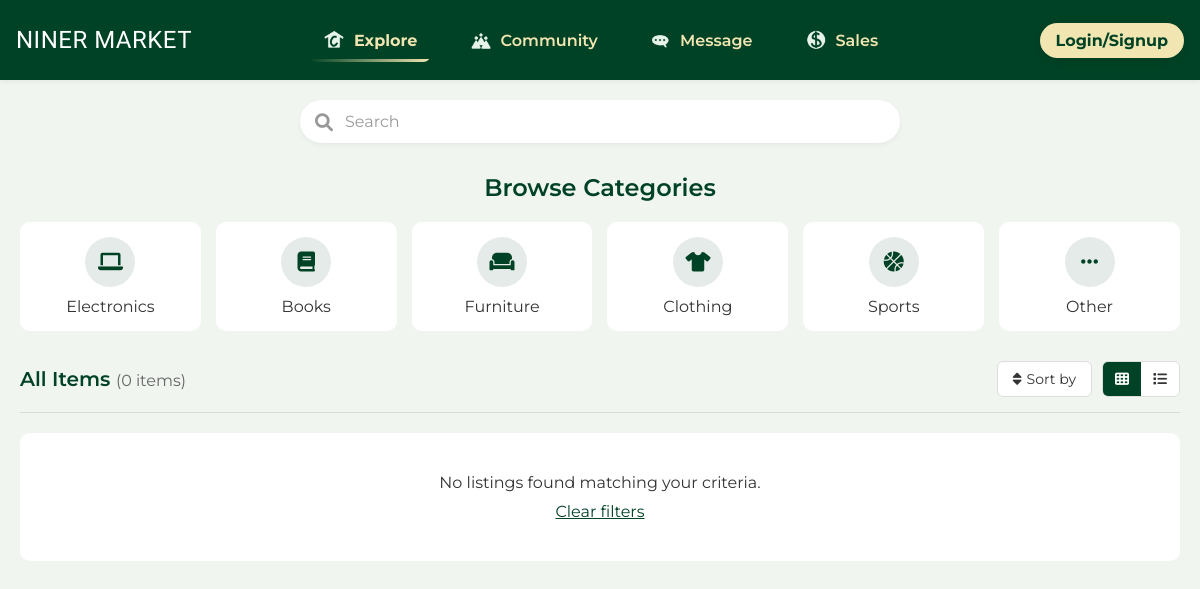
/explore/, run on an earlier commit of the app's database.
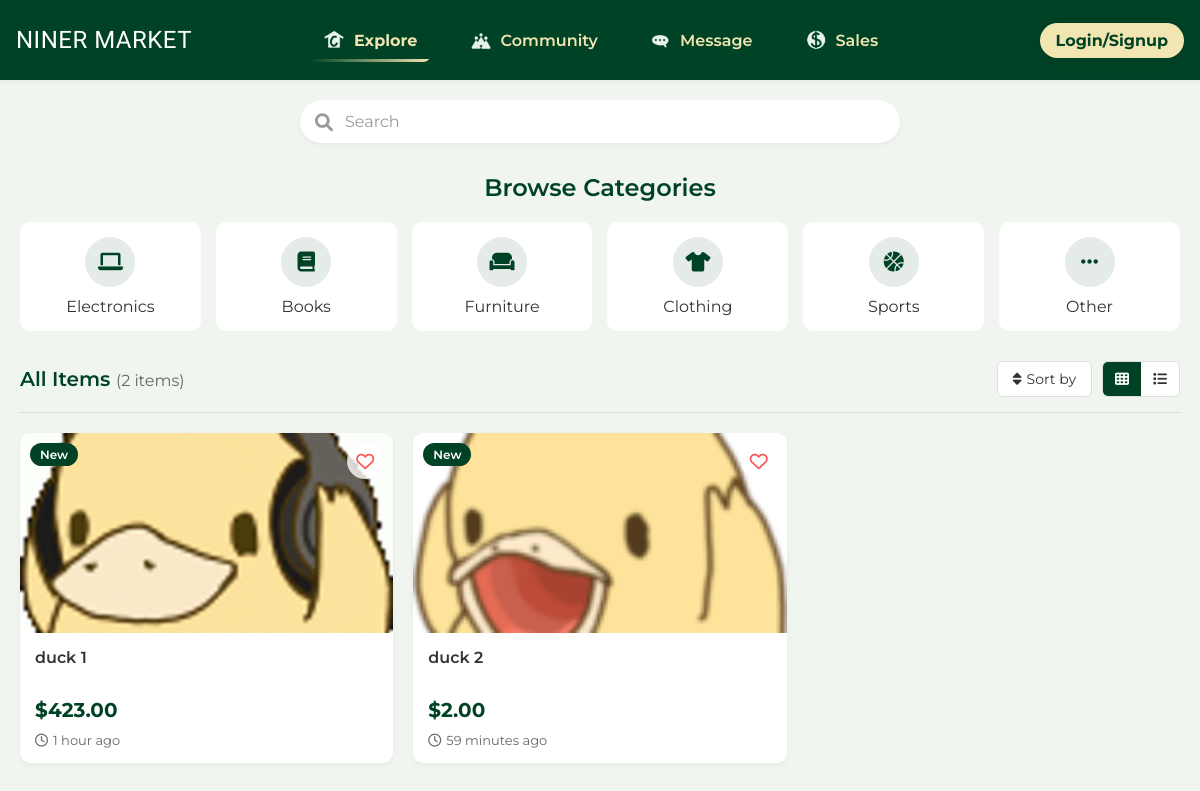
And on a later commit of the database.
### base/models.py (models this page shows, shortened)
class Listing(models.Model):
    PAYMENT_CHOICES = [
        ('cash', 'Cash'),
        ('paypal', 'PayPal'),
        ('venmo', 'Venmo'),
        ('zelle', 'Zelle'),
        ('cashapp', 'CashApp'),
        ('other', 'Other'),
    ]
    CONDITION_CHOICES = [
        ('used', 'Used'),
        ('new', 'New'),
    ]
    title = models.CharField(max_length=100)
    description = models.TextField(default='No description provided.')
    price = models.DecimalField(max_digits=8, decimal_places=2)
    quantity = models.PositiveIntegerField(default=1)
    accepted_payments = models.CharField(max_length=100, null=True, blank=True)
    negotiable = models.BooleanField(default=False)
    condition = models.CharField(max_length=20, choices=CONDITION_CHOICES, default='used')
    created_by = models.ForeignKey('base.User', on_delete=models.CASCADE)
    created_at = created_at = models.DateTimeField(auto_now_add=True)

class ListingImage(models.Model):
    listing = models.ForeignKey('Listing', related_name='images', on_delete=models.CASCADE)
    image = models.ImageField(upload_to='listing_images/')

### base/views.py (the view)
# urls.py: path('explore/', views.explore, name='explore'),
def explore(request):
    listings = Listing.objects.all()
    query = request.GET.get('q')
    if query:
        listings = listings.filter(title__icontains=query)
    return render(request, 'base/explore.html', {'listings': listings, 'query': query})

### base/templates/base/explore.html (shortened to what this page needs)
{% include 'navbar.html' %}
<!DOCTYPE html>
{% load static %}
<html lang="en">
<head>
  <link rel="stylesheet" href="{% static 'css/explore.css' %}">
  <link rel="stylesheet" href="https://cdnjs.cloudflare.com/ajax/libs/font-awesome/6.0.0/css/all.min.css">
</head>
<body>
  <div class="container">
    <div class="search-container">
      <form method="get" class="search-bar">
        <i class="fas fa-search search-icon"></i>
        <input type="text" name="q" class="search-input" placeholder="Search" value="{{ query|default:'' }}">
      </form>
    </div>
    <h2 class="section-title">Browse Categories</h2>
    <div class="categories-container">
      <div class="categories-grid">
        <a href="?category=electronics" class="category-card {% if category == 'electronics' %}active{% endif %}">
          <div class="category-icon"><i class="fas fa-laptop"></i></div>
          <span>Electronics</span>
        </a>
        <a href="?category=books" class="category-card {% if category == 'books' %}active{% endif %}">
          <div class="category-icon"><i class="fas fa-book"></i></div>
          <span>Books</span>
        </a>
        <a href="?category=furniture" class="category-card {% if category == 'furniture' %}active{% endif %}">
          <div class="category-icon"><i class="fas fa-couch"></i></div>
          <span>Furniture</span>
        </a>
        <a href="?category=clothing" class="category-card {% if category == 'clothing' %}active{% endif %}">
          <div class="category-icon"><i class="fas fa-tshirt"></i></div>
          <span>Clothing</span>
        </a>
        <a href="?category=sports" class="category-card {% if category == 'sports' %}active{% endif %}">
          <div class="category-icon"><i class="fas fa-basketball-ball"></i></div>
          <span>Sports</span>
        </a>
        <a href="?category=other" class="category-card {% if category == 'other' %}active{% endif %}">
          <div class="category-icon"><i class="fas fa-ellipsis-h"></i></div>
          <span>Other</span>
        </a>
      </div>
    </div>
    <div class="listings-header">
      <div class="current-filter">
        <h2>{{ category_display|default:"All Items" }} <span class="item-count">({{ listings|length|default:"0" }} items)</span></h2>
      </div>
      <div class="sort-view-tools">
        <div class="dropdown">
          <button class="sort-btn">
            <i class="fas fa-sort"></i> Sort by
          </button>
        </div>
        <div class="view-toggle">
          <button class="view-btn grid-view active" data-view="grid"><i class="fas fa-th"></i></button>
          <button class="view-btn list-view" data-view="list"><i class="fas fa-list"></i></button>
        </div>
      </div>
    </div>
    <div class="product-grid" id="productGrid">
      {% for listing in listings %}
      <div class="product-card">
        {% if listing.condition == 'new' %}
        <div class="condition-tag">New</div>
        {% elif listing.condition == 'like_new' %}
        <div class="condition-tag">Like New</div>
        {% endif %}
        <a href="{% url 'explore_detail' listing.id %}">
          <div class="product-image-container">
            {% if listing.images.all %}
            <img src="{{ listing.images.all.0.image.url }}" alt="{{ listing.title }}" class="product-image">
            {% else %}
            <img src="{% static 'images/empty.png' %}" alt="No image available" class="product-image">
            {% endif %}
            <button class="wishlist-btn" data-id="{{ listing.id }}">
              <i class="far fa-heart"></i>
            </button>
          </div>
          <div class="product-info">
            <h3 class="product-title">{{ listing.title }}</h3>
            <div class="product-price">${{ listing.price }}</div>
            <div class="product-meta">
              <div class="posted-time">
                <i class="far fa-clock"></i>
                <span>{{ listing.created_at|timesince }} ago</span>
              </div>
            </div>
          </div>
        </a>
      </div>
      {% empty %}
      <div class="no-results">
        <p>No listings found matching your criteria.</p>
        <a href="{% url 'explore' %}" class="reset-link">Clear filters</a>
      </div>
      {% endfor %}
    </div>
  </div>
</body>
</html>

### templates/navbar.html (shortened to what this page needs)
<!DOCTYPE html>
{% load static %}
<html lang="en">
<head>
    <link rel='stylesheet' href="{% static 'css/navbar.css' %}">
</head>
<body>
<div class="navbar">
    <div class="nav-left">
        <a href="{% url 'home' %}" class="logo">
            NINER MARKET
        </a>
    </div>
    <div class="nav-center">
        <div class="nav-icons" id="navMenu">
            <a href="{% url 'explore' %}" class="{% if request.path == '/explore/' %}active{% endif %}">
                <img src="{% static 'images/Home.png' %}" alt="explore"> Explore
            </a>
            <a href="{% url 'community' %}" class="{% if request.path == '/community/' %}active{% endif %}">
                <img src="{% static 'images/Community.png' %}" alt="community"> Community
            </a>
            <a href="{% url 'message' %}" class="{% if request.path == '/messages/' %}active{% endif %}">
                <img src="{% static 'images/Message.png' %}" alt="messages"> Message
            </a>
            <a href="{% url 'sales' %}" class="{% if request.path == '/sales/' %}active{% endif %}">
                <img src="{% static 'images/Sales.png' %}" alt="create listings"> Sales
            </a>
        </div>
    </div>
    <div class="nav-right">
        {% if user.is_authenticated %}
            <div class="desktop-buttons">
                <a href="{% url 'profile' %}" class="profile-icon">
                    <img src="{% if user.profile_pic %}{{ user.profile_pic.url }}{% else %}{% static 'images/emptyuserprofile.jpg' %}{% endif %}"
                         alt="Profile" class="nav-profile-pic">
                </a>
                <a href="{% url 'logout' %}" class="desktop-login">Logout</a>
            </div>
        {% else %}
            <a href="{% url 'login' %}" class="desktop-login">Login/Signup</a>
        {% endif %}
    </div>
</div>
</body>
</html>

### static/css/navbar.css (style rules this page uses)
:root { --color-main: #004225; --color-light-main: #00532e; --color-accent: #F1E6B2; --color-hover: #A49665; --color-white: #ffffff; --color-bg: #f0f5f0; --shadow-sm: 0 4px 12px rgba(0, 0, 0, 0.1); --shadow-md: 0 6px 18px rgba(0, 0, 0, 0.15); --transition-fast: 0.2s ease; --transition-medium: 0.3s ease; --transition-slow: 0.5s ease; }
* { margin: 0; padding: 0; box-sizing: border-box; font-family: "Montserrat", "Baloo 2", sans-serif; }
html { font-size: 62.5%; scroll-behavior: smooth; }
body { background: var(--color-bg); font-size: 1.6rem; min-height: 100vh; }
img { max-width: 100%; display: block; }
a { color: inherit; text-decoration: none; }
.navbar { position: fixed; top: 0; left: 0; right: 0; width: 100%; background-color: var(--color-main); padding: 0.75rem 1.6rem; display: flex; align-items: center; justify-content: space-between; box-shadow: var(--shadow-sm); z-index: 1000; height: 80px; flex-wrap: nowrap; transition: box-shadow var(--transition-medium), transform var(--transition-medium); border-radius: 0; }
.logo { font-family: "Fredoka One", cursive; font-size: 2.4rem; color: var(--color-white); letter-spacing: 0.5px; position: relative; overflow: hidden; transition: color var(--transition-medium), transform var(--transition-medium); }
.logo::after { content: ''; position: absolute; bottom: 0; left: 0; width: 0; height: 2px; background-color: var(--color-accent); transition: width var(--transition-medium); }
.nav-left { flex: 1; display: flex; align-items: center; }
.nav-center { flex: 2; display: flex; justify-content: center; align-items: center; }
.nav-right { flex: 1; display: flex; justify-content: flex-end; align-items: center; position: relative; }
.nav-icons { display: flex; align-items: center; gap: 2.4rem; }
.nav-icons a { color: var(--color-accent); font-weight: 600; padding: 1.2rem 1.6rem; border-radius: 8px; transition: all var(--transition-medium); display: flex; align-items: center; gap: 1rem; font-size: 1.6rem; position: relative; overflow: hidden; }
.nav-icons a::before { content: ''; position: absolute; bottom: 0; left: 50%; width: 0; height: 3px; background-color: var(--color-accent); transition: width var(--transition-medium), left var(--transition-medium); opacity: 0; }
.nav-icons a.active { font-weight: bold; position: relative; }
.nav-icons a.active::after { content: ''; position: absolute; bottom: 0; left: 0; width: 100%; height: 3px; background: linear-gradient(90deg, var(--color-main), var(--color-accent), var(--color-main)); background-size: 200% 200%; animation: gradientMove 3s ease infinite; }
.nav-icons img { width: 2rem; height: 2rem; transition: transform var(--transition-medium); }
.desktop-login, .mobile-login, .mobile-profile { color: var(--color-accent) !important; }
.desktop-login { display: flex; background-color: var(--color-accent); color: var(--color-main) !important; padding: 0.8rem 1.6rem; border: none; border-radius: 999px; font-weight: bold; transition: all var(--transition-medium); max-width: 100%; box-shadow: 0 2px 8px rgba(0, 0, 0, 0.1); }

What changed in the data, as far as the page shows it:
added Listing: condition "New", images.all.0.image (picture), title "duck 1", price "423.00", created_at "1 hour"
added Listing: condition "New", images.all.0.image (picture), title "duck 2", price "2.00", created_at "59 minutes"
Also different on the page:
{{ listings|length|default:"0" }}: "0" → "2"
text no longer shown: "No listings found matching your criteria. Clear filters"
